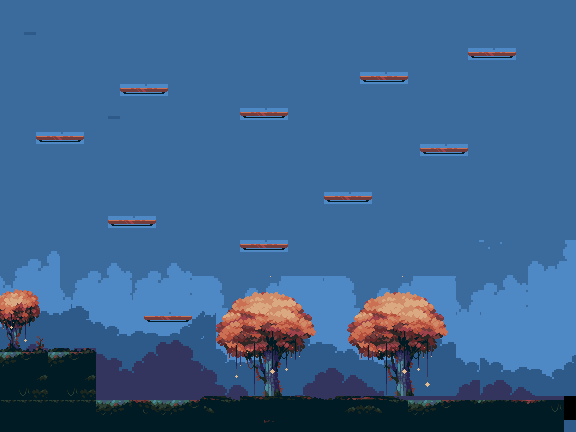

This is a level from a 2D game, rendered from its Tiled map with the project's own tilesets. A one-line summary and the map file follow, with tile-layer data summarised:
An orthogonal 48x36 tile map with 12x12 px tiles, 1 tile layer (Слой тайлов 1), 2 tilesets and 12 objects.

<map version="1.9" tiledversion="1.9.2" orientation="orthogonal" renderorder="right-down" width="48" height="36" tilewidth="12" tileheight="12" infinite="0" nextlayerid="3" nextobjectid="19">
 <tileset firstgid="1" source="background.tsx" />
 <tileset firstgid="235" source="background.tsx" />
 <layer id="1" name="Слой тайлов 1" width="48" height="36">
  <data>[1728 cells, 1726 non-empty, 449 distinct tile ids]</data>
 </layer>
 <objectgroup id="2" name="Слой объектов 1">
  <object id="7" x="242.229" y="110.712" width="46.8111" height="7.43034" />
  <object id="8" x="361.858" y="72.0743" width="46.0681" height="10.4025" />
  <object id="9" x="469.598" y="46.8111" width="46.0681" height="11.1455" />
  <object id="10" x="420.557" y="144.149" width="46.8111" height="8.91641" />
  <object id="11" x="325.449" y="191.703" width="48.2972" height="9.65944" />
  <object id="12" x="240.743" y="240" width="46.8111" height="11.1455" />
  <object id="13" x="144.892" y="311.331" width="46.8111" height="11.1455" />
  <object id="14" x="107.74" y="216.223" width="48.2972" height="8.91641" />
  <object id="15" x="36.4087" y="132.26" width="47.5542" height="11.1455" />
  <object id="16" x="121.115" y="84.7059" width="46.0681" height="11.8885" />
  <object id="17" x="0.743034" y="397.523" width="575.851" height="33.4365" />
  <object id="18" x="0" y="347.74" width="94.3653" height="49.0402" />
 </objectgroup>
</map>
